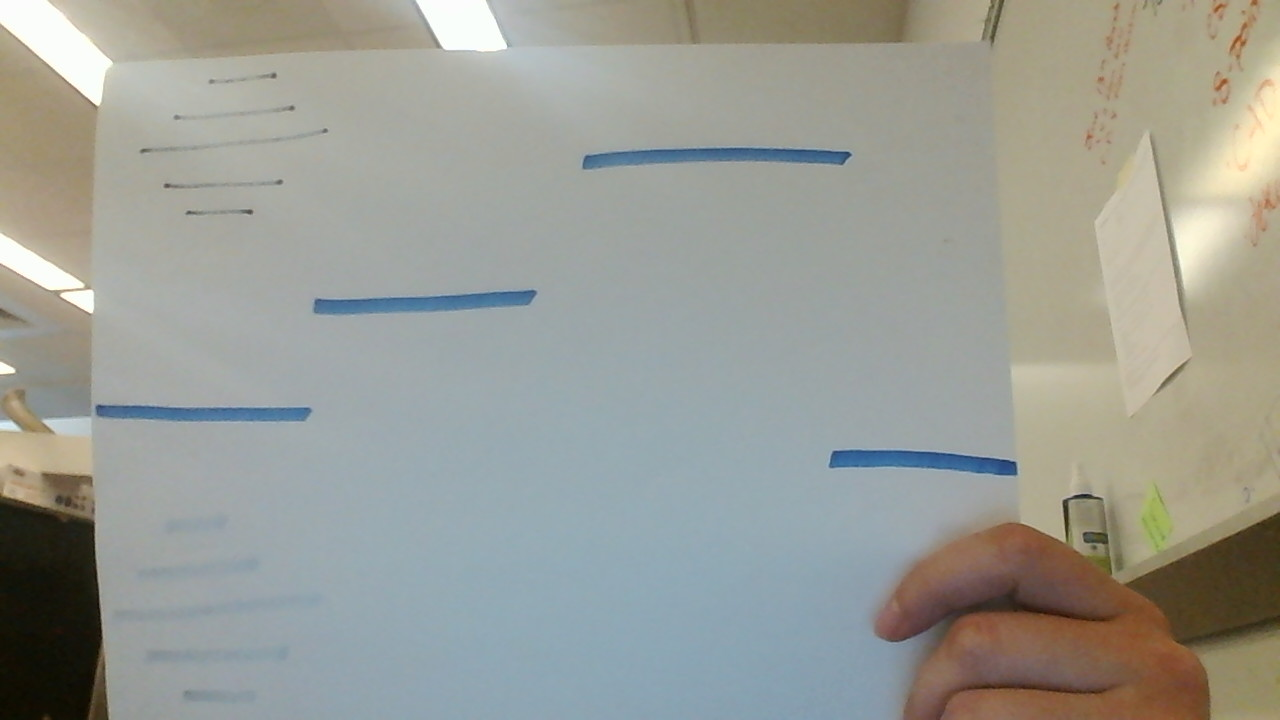
//> input picture lines.jpg, 1280 x 720 px
$ ./test_line_detect   (built with g++ and OpenCV 4)
//> lines starting //> are read from the running program, lines starting //| are printed output that depends on the picture; after the words box and inside, x2 and y2 are one past the last pixel; in counts of white or black regions, pixels touching at a corner belong together
#include "opencv2/highgui/highgui.hpp"
#include "opencv2/imgproc/imgproc.hpp"

#include <iostream>
#include <functional>
#include <numeric>
#include <stdio.h>
#include <typeinfo>
#include <math.h>

using namespace cv;

/* Some variables:
i -> iterates through lines found by HoughLinesP
j -> iterates through all the values inside onelineobjects
k -> used to insert new lines into oneline objects*/


int calculating_stats(vector<int>& v){
	//Calculates mean and standard deviation for a vector. Our output is the mean
	//plus half std. Will have to modify to make more accurate.

	//Sorts in ascending order, removes last number, since it usually causes errors
	std::sort (v.begin(), v.end());
	v.pop_back();
	v.pop_back();

	double sum = std::accumulate(v.begin(), v.end(), 0.0);
	double mean = sum / v.size();

	double sq_sum = std::inner_product(v.begin(), v.end(), v.begin(), 0.0);
	double stdev = std::sqrt(sq_sum / v.size() - mean * mean);

	double output = mean + stdev/2;

	return output;
}

//This class defines one line for comparison later
class One_Line {
	int distance, length;
	int total_distance, number_values;
	int leftxmin, leftymax, rightxmax, rightymax;
	double average_value;
	std::vector<int> left_x;
	std::vector<int> left_y;
	std::vector<int> right_x;
	std::vector<int> right_y;
	public:
		void initiate();
		void add_value(double, int, int, int, int);
		double average();
		Point create_x();
		Point create_y();
};

//We have to initiate with zeros since new lines need default values
void One_Line::initiate(){
	//printf("Initiating new line\n");
	total_distance = 0;
	number_values = 0;
	average_value = 0.0;
}

void One_Line::add_value(double value, int leftx, int lefty, int rightx, int righty){
	total_distance += value;
	number_values += 1;
	left_x.push_back(leftx);
	left_y.push_back(lefty);
	right_x.push_back(rightx);
	right_y.push_back(righty);
	std::cout << "left point  " << leftx << ":" << lefty << std::endl;
	std::cout << "right point  " << rightx << ":" << righty << std::endl;
}

double One_Line::average(){
	std::cout << "the total number of values in this line is  " << number_values << std::endl;
	std::cout << "total distance is  " << total_distance << std::endl;
	std::cout << "average is  " << average_value << std::endl;
	average_value = (total_distance/number_values);
	return average_value;
}

Point One_Line::create_x(){
	int resx, resy;
	resx = calculating_stats(left_x);
	resy = calculating_stats(left_y);

	Point left_point(resx, resy);
	return left_point;
}

Point One_Line::create_y(){

	int resx, resy;
	resx = calculating_stats(right_x);
	resy = calculating_stats(right_y);

	Point right_point(resx, resy);
	return right_point;
}

int main(){

	//Creates matrices available for filling later
	Mat src, gaussian_result;
	Mat imgHSV, imgThreshed;

	cvNamedWindow("Original Image", 0);
	//cvNamedWindow("HSV Image", 0);
	//cvNamedWindow("Gaussian Blur", 0);

	src = imread("lines.jpg", 1);
//> src is the input picture: 720 rows x 1280 cols, CV_8UC3; mean B, G, R 148.8, 156.2, 154.3
	printf("Image loaded\n");


	//Changing color image to HSV to filter color
	cvtColor(src, imgHSV, CV_BGR2HSV);
//> imgHSV: 720 rows x 1280 cols, CV_8UC3; mean H, S, V 57, 40.6, 163.4
	inRange(imgHSV, Scalar(60, 70, 70), Scalar(120, 255, 255), imgThreshed);
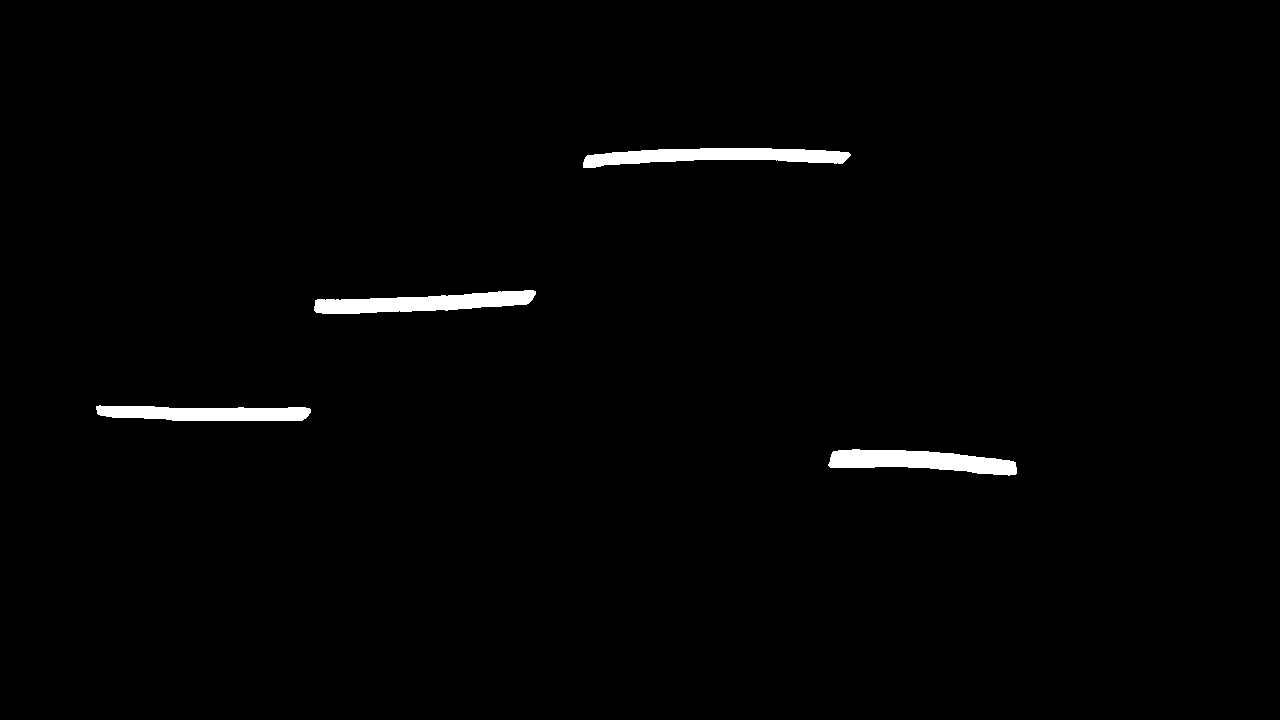
//> imgThreshed: 720 rows x 1280 cols, CV_8UC1; 1.3% white; 4 white regions, box (x1, y1, x2, y2) and area: (583, 148, 851, 168) 3259, (314, 290, 536, 314) 3191, (828, 449, 1017, 476) 3149, (96, 405, 311, 421) 2690

	//Reduces noise
	GaussianBlur(imgThreshed, gaussian_result, Size(3,3), 2, 2);

	//Create vector to hold the detected lines
	std::vector<Vec4i> lines;
	HoughLinesP(gaussian_result, lines, 1, CV_PI/180, 80, 50, 5);
//> lines = 63 lines (x1, y1, x2, y2), first 8: [110, 405, 307, 418], [96, 414, 237, 421], [98, 404, 306, 419], [95, 406, 303, 421], [96, 412, 278, 421], [95, 407, 296, 421], [831, 452, 1016, 465], [583, 158, 849, 158]

	//Finds the dimension of the image
	CvSize dim = src.size();
//> dim = Size(1280, 720)

	//Draws centerline
	Point left_center(0, dim.height/2);
//> left_center = Point(0, 360)
	Point right_center(dim.width, dim.height/2);
//> right_center = Point(1280, 360)
	line(src, left_center, right_center, Scalar(255,0,0), 1, 8);
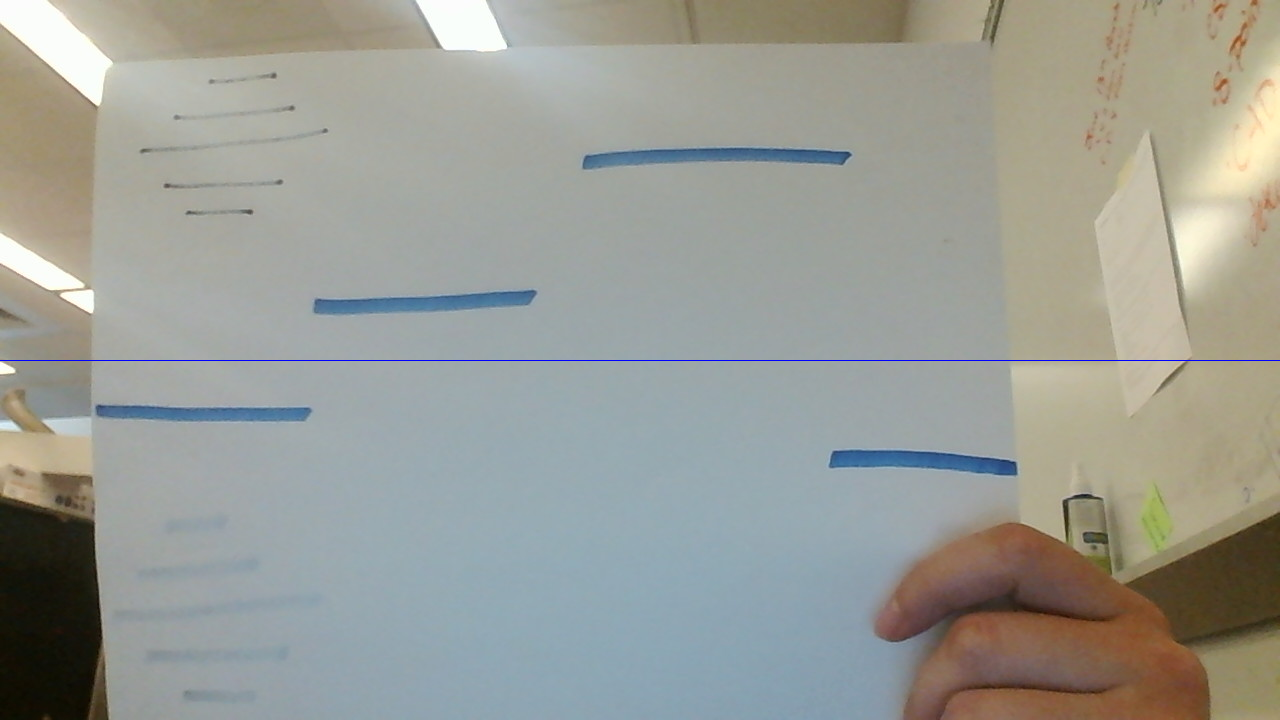
//> src: 720 rows x 1280 cols, CV_8UC3; 0.14% of pixels changed, all inside (x1, y1, x2, y2) = (0, 360, 1280, 361)

	//We create a vector of size 10 to hold all our potential line objects.
	//This also means that we can only detect 10 lines at once
	std::vector<One_Line> onelineobjects (10);
	int k = 0; //initiates index of this vector

	//Creating the comparative line
	One_Line baseline, new_value;
	baseline.initiate();
	baseline.add_value(0, 0, dim.height/2, dim.width, dim.height/2);

	onelineobjects[0] = baseline;


	for(size_t i=0; i < lines.size(); i++){

		//Drawing each line that we've found
		line(src, Point(lines[i][0], lines[i][1]), Point(lines[i][2], lines[i][3]), Scalar(0,255,0), 1, 8);

		//Drawing red line between found line and center line
		line(src, Point(lines[i][0], lines[i][1]), Point(lines[i][0], dim.height/2), Scalar(0,0,255), 1, 8);
		line(src, Point(lines[i][2], lines[i][3]), Point(lines[i][2], dim.height/2), Scalar(0,0,255), 1, 8);

		//Calculates distance between each line to the center line
		double distance = (lines[i][1] - dim.height/2);
		std::cout << "distance is  " << distance << std::endl;

		for (size_t j = 0; j < k+1; j++){
			std::cout << "+-+-" << std::endl;
			std::cout << "iteration  " << j << "  for line  " << i << std::endl;

			if (abs(distance - onelineobjects[j].average()) < 15){
				printf("WITHIN range of existing line\n");
				onelineobjects[j].add_value(distance, lines[i][0], lines[i][1], lines[i][2], lines[i][3]);
				std::cout << "---------" << std::endl;
				goto stop;
			}
			else {
				//printf("NOTHING TO SEE HERE\n");
				continue;
			}
		}

		//If we progress through entire loop without finding match, creates new line
		printf("ADDING new line\n");
		k += 1;
		new_value.initiate();
		new_value.add_value(distance, lines[i][0], lines[i][1], lines[i][2], lines[i][3]);
		onelineobjects[k] = new_value;
		std::cout << "--------" << std::endl;

		//Skips to here if value is within range of existing line
		stop:
		std::cout << "ending loop for line  " << i << std::endl;
		std::cout << "number of line objects is  " << k << std::endl;
		std::cout << "---------" << std::endl;
	}
//> this loop made 63 passes
//> distance on passes 2, 3, 4, 5, 6, 9, 10, 12, 13, 14, 15, 16: 54, 44, 46, 52, 47, -201, 91, -204, 47, 94, -210, -203
//> (distance, total_distance in add_value) on passes 1, 7, 8, 11: (45, 45), (92, 92), (-202, -202), (-52, -52)
//| distance is  45
//| ADDING new line
//| left point  110:405
//| right point  307:418
//> (the first 4 of 44 printed lines)
//> (output is shown up to pass 8 of 63)
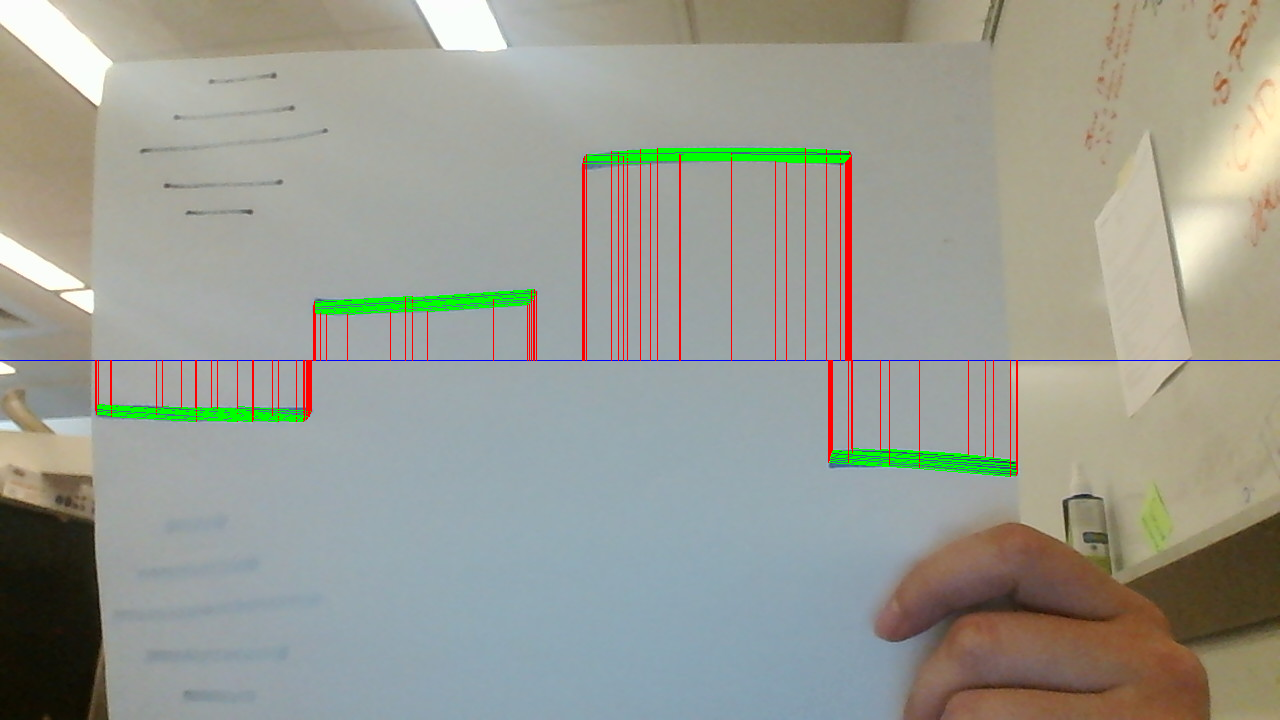
//> src: 720 rows x 1280 cols, CV_8UC3; 2.05% of pixels changed, all inside (x1, y1, x2, y2) = (95, 148, 1018, 477)
//> after the loop, k = 4

	std::cout << "number of lines  " << k << std::endl;
//| number of lines  4

	for (int m = 1; m < k + 1; m++){
		std::cout << "drawing line  " << m << std::endl;
		std::cout << "max x  " << onelineobjects[m].create_x() << " : max y  " << onelineobjects[m].create_y() << std::endl;
		std::cout << "this line's average distance is  " << onelineobjects[m].average() << std::endl;
		printf("--------\n");
		line(src, onelineobjects[m].create_x(), onelineobjects[m].create_y(), Scalar(255,0,255), 2, 8);
	}
//> this loop made 4 passes
//> (sum in calculating_stats, mean in calculating_stats, sq_sum in calculating_stats, stdev in calculating_stats, output in calculating_stats, resx in create_x, sum in calculating_stats (second call), mean in calculating_stats (second call)) on passes 3 to 4: (9426, 589.1, 5836776, 133.2, 655.7, 655, 2491, 155.7), (5056, 316, 1659068, 61.93, 347, 346, 4795, 299.7)
//> (sum in calculating_stats, mean in calculating_stats, sq_sum in calculating_stats, stdev in calculating_stats, output in calculating_stats, resx in create_x, sum in calculating_stats (second call), mean in calculating_stats (second call)) on pass 1: (1831, 122.1, 248349, 40.7, 142.4, 142, 6111, 407.4)
//| drawing line  1
//| max x  [142, 408] : max y  [294, 419]
//| the total number of values in this line is  17
//| total distance is  821
//> (the first 4 of 28 printed lines)
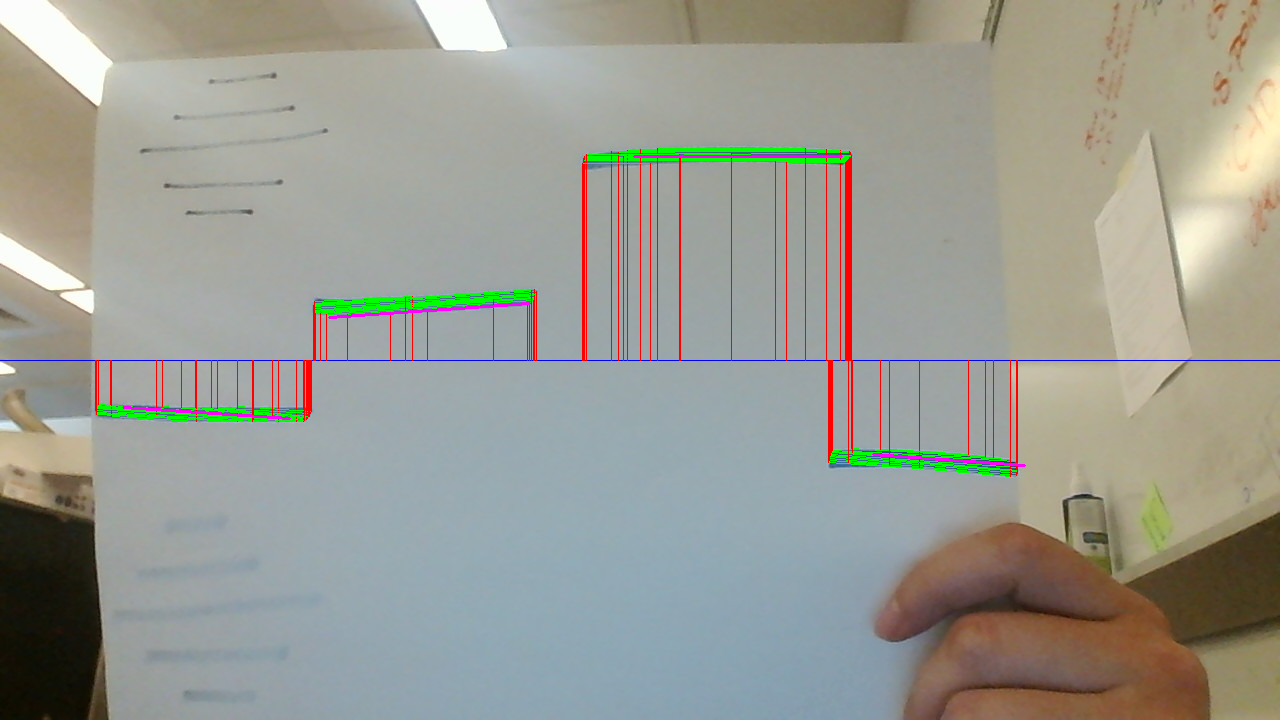
//> src: 720 rows x 1280 cols, CV_8UC3; 0.24% of pixels changed, all inside (x1, y1, x2, y2) = (122, 155, 1026, 467)


	std::cout << "dimensions of this screen are:  " << dim.width << " : " << dim.height << std::endl;
//| dimensions of this screen are:  1280 : 720
	imshow("Original Image", src);
	//imshow("Gaussian Blur", imgThreshed);
	//imshow("HSV Image", imgHSV);

	waitKey(0);
	return 0;
}
